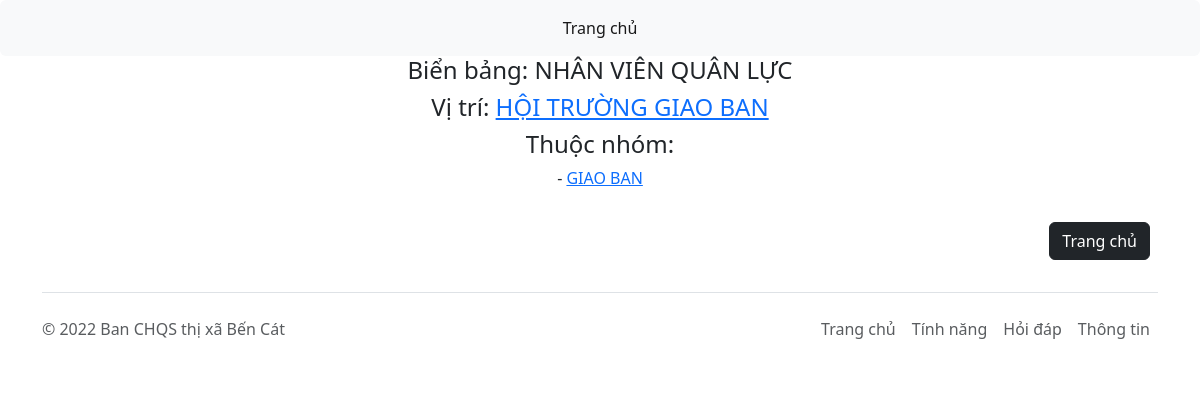
Page /nameplate/48/ on the committed database.
### man/models.py (models this page shows, shortened)
class Nameplate(models.Model):
    name = models.CharField(max_length=512)
    conference = models.ForeignKey(Conference, on_delete=models.CASCADE, null=True, blank=True)
    class Meta:
        ordering = ['-id']

class Conference(models.Model):
    name = models.CharField(max_length=512)
    date = models.DateField()
    status = models.BooleanField()
    class Meta:
        ordering = ['-id']

class Element(models.Model):
    nameplate = models.ForeignKey(Nameplate, on_delete=models.CASCADE)
    category = models.ForeignKey(Category, on_delete=models.CASCADE)
    class Meta:
        ordering = ['-id']

class Category(models.Model):
    name = models.CharField(max_length=255)
    class Meta:
        ordering = ['-id']

### man/views.py (the view)
# urls.py: path('nameplate/<int:nameplate_id>/', views.nameplate, name='nameplate'),
def nameplate(request, nameplate_id):
	nameplate = models.Nameplate.objects.get(id=nameplate_id)
	context = {
		'nameplate': nameplate,
	}
	return render(request, 'man/nameplate.html', context)

### man/templates/man/nameplate.html
{% extends "man/base.html" %}
{% block content %}
<center>
	<h4>Biển bảng: {{ nameplate.name }} </h4>
	{% if nameplate.conference %}
		<h4>Vị trí: <a href="{% url 'man:conference' nameplate.conference.id %}">{{ nameplate.conference.name }}</a> </h4>
	{% else %}
		<h4>Chưa có vị trí</h4>
	{% endif %}
	<h4>Thuộc nhóm: </h4>
	{% for element in nameplate.element_set.all %}
		- <a href="{% url 'man:category' element.category.id %}">{{ element.category.name }}</a><br>
	{% endfor %}
	<br>
	<div class="d-flex flex-row-reverse">
	  <div class="p-2"><a href="{% url 'man:home' %}"><button type="button" class="btn btn-dark">Trang chủ</button></a></div>
	</div>
</center>
{% endblock %}

### rows in the picture
Nameplate: name "NHÂN VIÊN QUÂN LỰC", conference.name "HỘI TRƯỜNG GIAO BAN"
Element: category.name "GIAO BAN"
